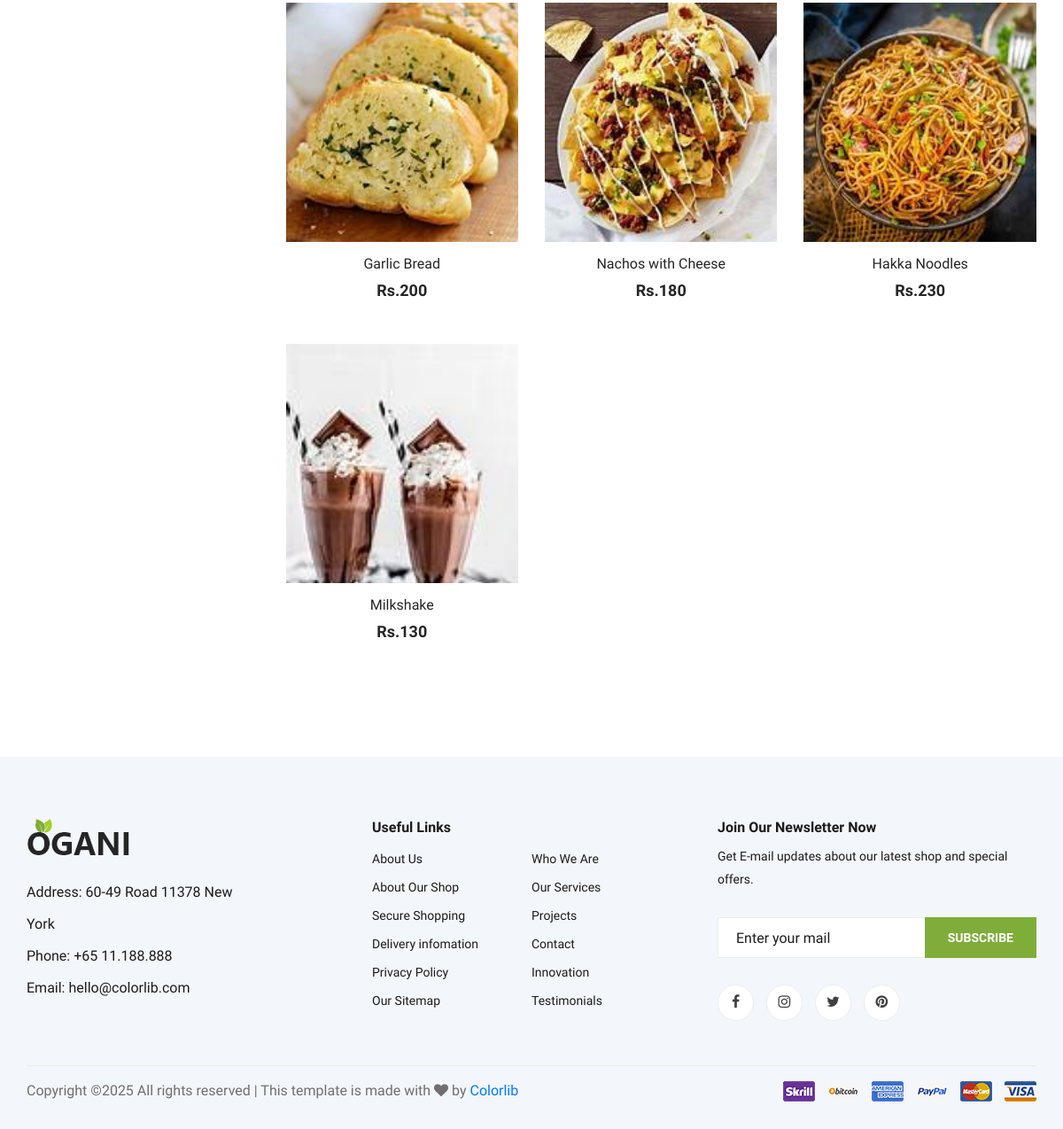
/pro (lower part), run on an earlier commit of the app's database.
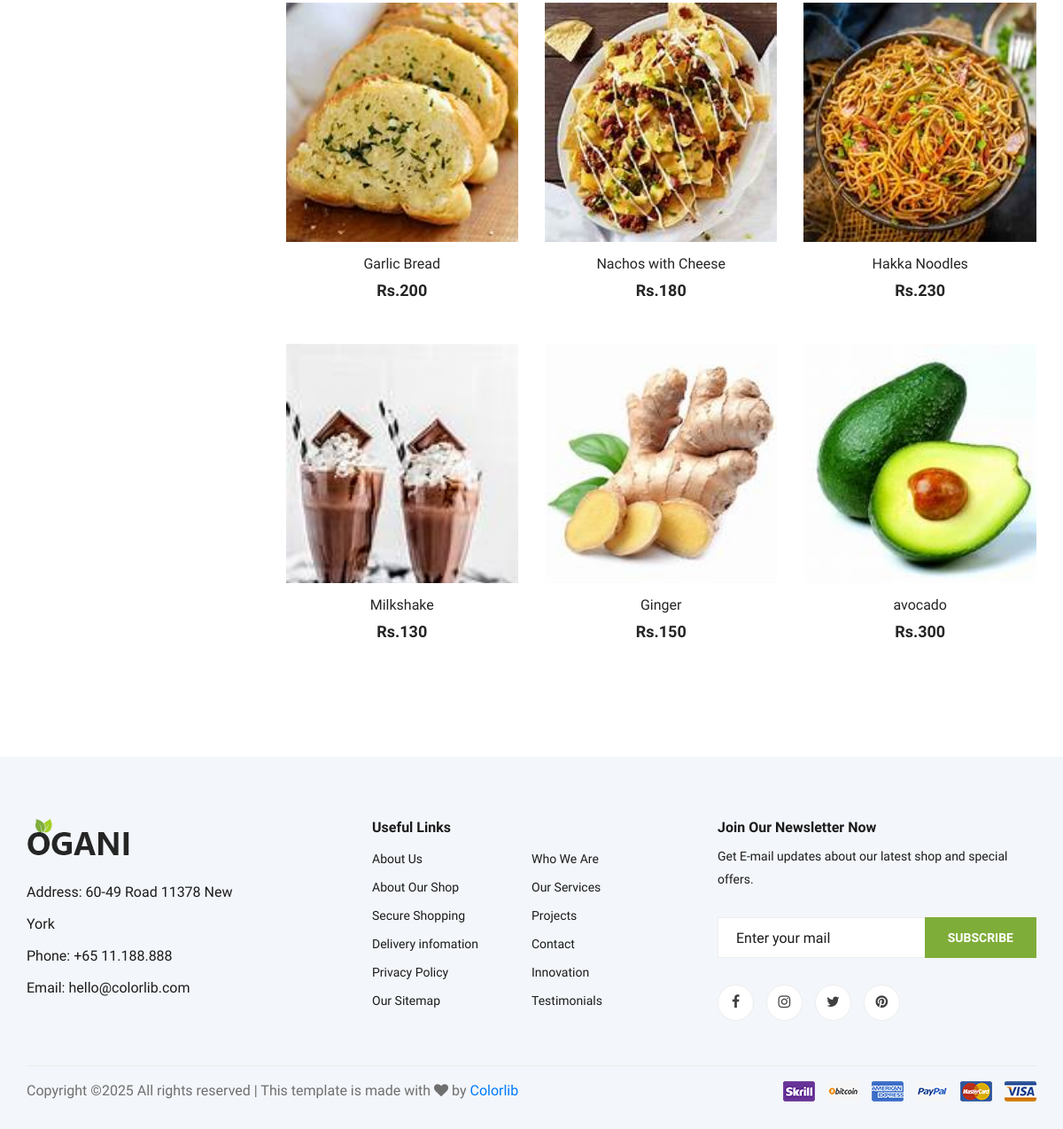
And on a later commit of the database.
### myapp/models.py (models this page shows)
class product(models.Model):
    pname=models.CharField(max_length=30)
    price=models.IntegerField(max_length=20)
    image=models.ImageField(upload_to="image")
    department=models.ForeignKey(department,on_delete=models.CASCADE,blank=True,null=True)
    colorfilter=models.ForeignKey(colorfilter,on_delete=models.CASCADE,blank=True,null=True)
    size=models.ForeignKey(size,on_delete=models.CASCADE,blank=True,null=True)
    def __str__(self):
        return self.pname

### myapp/views.py (the view)
# urls.py: path('pro', views.pro, name='pro'),
def pro(request):
    pro_id=product.objects.all()
    print(pro_id)
    contaxt={
        "pro_id":pro_id
    }
    return render(request,"shopgrid.html",contaxt)

### myapp/templates/shopgrid.html (shortened to what this page needs)
{% extends "index.html" %}
{% load static %}
{% block content %}
    <section class="product spad">
        <div class="container">
            <div class="row">
                <div class="col-lg-3 col-md-5">
                </div>
                <div class="col-lg-9 col-md-7">
                     <div class="row">
                        {% for i in pro_id %}
                        <div class="col-lg-4 col-md-6 col-sm-6">
                            <div class="product__item">
                                <div class="product__item__pic set-bg" data-setbg="{{i.image.url}}">
                                </div>
                                <div class="product__item__text">
                                    <h6><a href="#">{{i.pname}}</a></h6>
                                    <h5>Rs.{{i.price}}</h5>
                                </div>
                            </div>
                        </div>
                        {% endfor %}
                </div>
            </div>
        </div>
    </section>
{% endblock %}

### myapp/templates/index.html (shortened to what this page needs)
{% load static %}
<!DOCTYPE html>
<html lang="zxx">
<head>
    <link rel="stylesheet" href="{% static 'css/bootstrap.min.css' %}" type="text/css">
    <link rel="stylesheet" href="{% static 'css/font-awesome.min.css' %}" type="text/css">
    <link rel="stylesheet" href="{% static 'css/elegant-icons.css' %}" type="text/css">
    <link rel="stylesheet" href="{% static 'css/nice-select.css' %}" type="text/css">
    <link rel="stylesheet" href="{% static 'css/jquery-ui.min.css' %}" type="text/css">
    <link rel="stylesheet" href="{% static 'css/owl.carousel.min.css' %}" type="text/css">
    <link rel="stylesheet" href="{% static 'css/slicknav.min.css' %}" type="text/css">
    <link rel="stylesheet" href="{% static 'css/style.css' %}" type="text/css">
</head>
<body>
{% block content %}{% endblock %}
    <footer class="footer spad">
        <div class="container">
            <div class="row">
                <div class="col-lg-3 col-md-6 col-sm-6">
                    <div class="footer__about">
                        <div class="footer__about__logo">
                            <a href="./index.html"><img src="static/img/logo.png" alt=""></a>
                        </div>
                        <ul>
                            <li>Address: 60-49 Road 11378 New York</li>
                            <li>Phone: +65 11.188.888</li>
                            <li>Email: hello@colorlib.com</li>
                        </ul>
                    </div>
                </div>
                <div class="col-lg-4 col-md-6 col-sm-6 offset-lg-1">
                    <div class="footer__widget">
                        <h6>Useful Links</h6>
                        <ul>
                            <li><a href="#">About Us</a></li>
                            <li><a href="#">About Our Shop</a></li>
                            <li><a href="#">Secure Shopping</a></li>
                            <li><a href="#">Delivery infomation</a></li>
                            <li><a href="#">Privacy Policy</a></li>
                            <li><a href="#">Our Sitemap</a></li>
                        </ul>
                        <ul>
                            <li><a href="#">Who We Are</a></li>
                            <li><a href="#">Our Services</a></li>
                            <li><a href="#">Projects</a></li>
                            <li><a href="#">Contact</a></li>
                            <li><a href="#">Innovation</a></li>
                            <li><a href="#">Testimonials</a></li>
                        </ul>
                    </div>
                </div>
                <div class="col-lg-4 col-md-12">
                    <div class="footer__widget">
                        <h6>Join Our Newsletter Now</h6>
                        <p>Get E-mail updates about our latest shop and special offers.</p>
                        <form action="#">
                            <input type="text" placeholder="Enter your mail">
                            <button type="submit" class="site-btn">Subscribe</button>
                        </form>
                        <div class="footer__widget__social">
                            <a href="#"><i class="fa fa-facebook"></i></a>
                            <a href="#"><i class="fa fa-instagram"></i></a>
                            <a href="#"><i class="fa fa-twitter"></i></a>
                            <a href="#"><i class="fa fa-pinterest"></i></a>
                        </div>
                    </div>
                </div>
            </div>
            <div class="row">
                <div class="col-lg-12">
                    <div class="footer__copyright">
                        <div class="footer__copyright__text"><p>
  Copyright &copy;<script>document.write(new Date().getFullYear());</script> All rights reserved | This template is made with <i class="fa fa-heart" aria-hidden="true"></i> by <a href="https://colorlib.com" target="_blank">Colorlib</a>
  </p></div>
                        <div class="footer__copyright__payment"><img src="static/img/payment-item.png" alt=""></div>
                    </div>
                </div>
            </div>
        </div>
    </footer>
</body>
</html>

### myapp/static/css/style.css (style rules this page uses)
html, body { height: 100%; font-family: "Cairo", sans-serif; -webkit-font-smoothing: antialiased; font-smoothing: antialiased; }
p { font-size: 16px; font-family: "Cairo", sans-serif; color: #6f6f6f; font-weight: 400; line-height: 26px; margin: 0 0 15px 0; }
img { max-width: 100%; }
.spad { padding-top: 100px; padding-bottom: 100px; }
.site-btn { font-size: 14px; color: #ffffff; font-weight: 800; text-transform: uppercase; display: inline-block; padding: 13px 30px 12px; background: #7fad39; border: none; }
.product { padding-top: 80px; padding-bottom: 80px; }
.footer { background: #F3F6FA; padding-top: 70px; padding-bottom: 0; }
.footer__about { margin-bottom: 30px; }
.footer__about ul li { font-size: 16px; color: #1c1c1c; line-height: 36px; list-style: none; }
.footer__about__logo { margin-bottom: 15px; }
.footer__about__logo a { display: inline-block; }
.footer__widget { margin-bottom: 30px; overflow: hidden; }
.footer__widget h6 { color: #1c1c1c; font-weight: 700; margin-bottom: 10px; }
.footer__widget ul { width: 50%; float: left; }
.footer__widget ul li { list-style: none; }
.footer__widget ul li a { color: #1c1c1c; font-size: 14px; line-height: 32px; }
.footer__widget p { font-size: 14px; color: #1c1c1c; margin-bottom: 30px; }
.footer__widget form { position: relative; margin-bottom: 30px; }
.footer__widget form input { width: 100%; font-size: 16px; padding-left: 20px; color: #1c1c1c; height: 46px; border: 1px solid #ededed; }
.footer__widget form input::placeholder { color: #1c1c1c; }
.footer__widget form button { position: absolute; right: 0; top: 0; padding: 0 26px; height: 100%; }
.footer__widget .footer__widget__social a { display: inline-block; height: 41px; width: 41px; font-size: 16px; color: #404040; border: 1px solid #ededed; border-radius: 50%; line-height: 38px; text-align: center; background: #ffffff; -webkit-transition: all, 0.3s; -moz-transition: all, 0.3s; -ms-transition: all, 0.3s; -o-transition: all, 0.3s; transition: all, 0.3s; margin-right: 10px; }
.footer__widget .footer__widget__social a:last-child { margin-right: 0; }
.footer__copyright { border-top: 1px solid #ebebeb; padding: 15px 0; overflow: hidden; margin-top: 20px; }
.footer__copyright__text { font-size: 14px; color: #1c1c1c; float: left; line-height: 25px; }
.footer__copyright__payment { float: right; }
@media only screen and (min-width: 1200px) { .container { max-width: 1170px; } }

What changed in the data, as far as the page shows it:
added product: shows a picture, pname "Ginger", price "150"
added product: shows a picture, pname "avocado", price "300"
